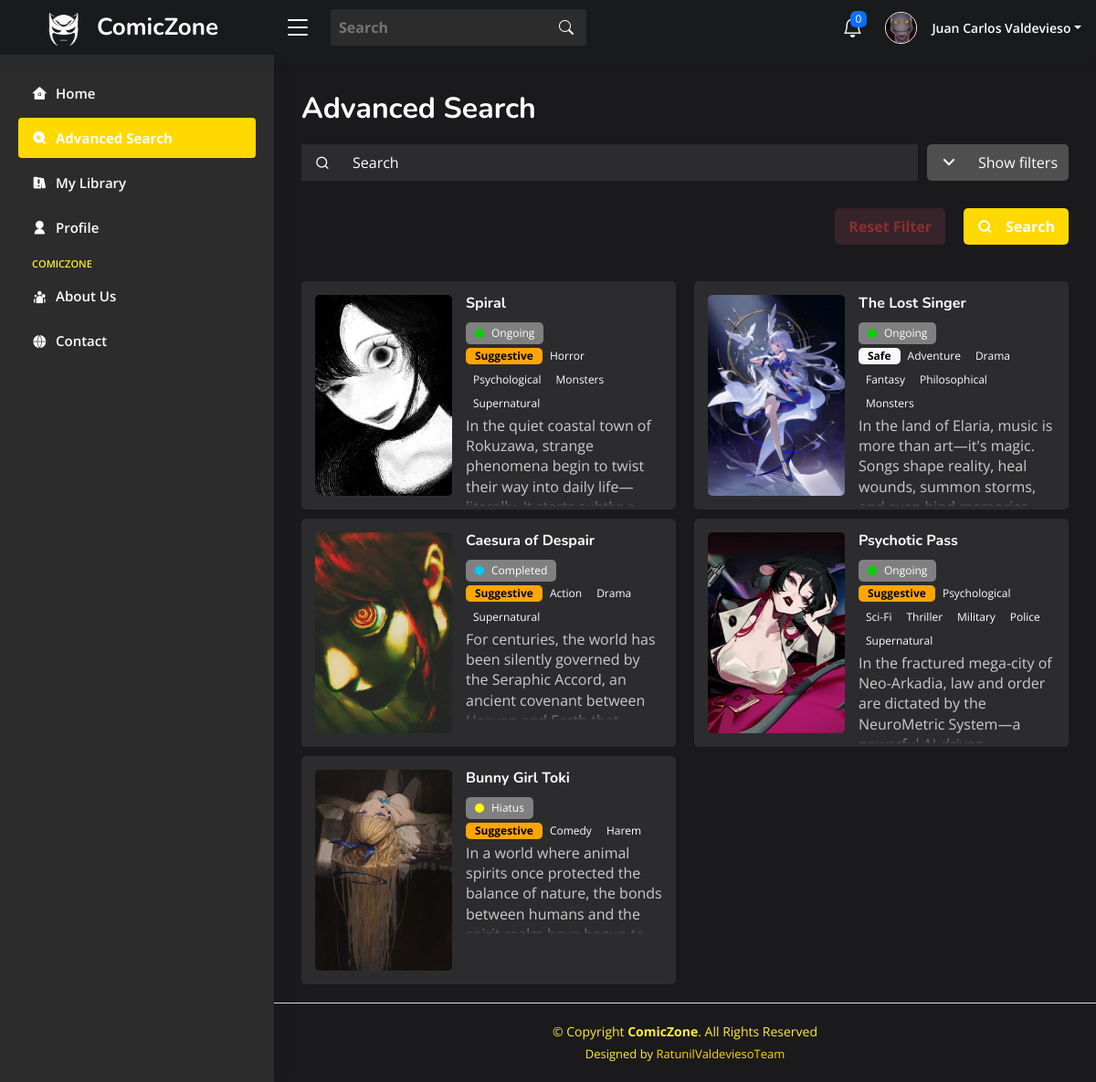
The app's page /view/users/userSearch.php (signed in) with its own data.
### tables this page shows
CREATE TABLE `comics` (
  `comicId` bigint(20) NOT NULL,
  `title` varchar(255) NOT NULL,
  `synopsis` text NOT NULL,
  `url` varchar(255) NOT NULL,
  `cover` varchar(255) NOT NULL,
  `publicationDate` date NOT NULL,
  `publicationStatus` varchar(50) NOT NULL,
  `contentRating` varchar(50) NOT NULL,
  `views` int(11) NOT NULL,
  `createdAt` timestamp NOT NULL DEFAULT current_timestamp(),
  `updatedAt` timestamp NOT NULL DEFAULT current_timestamp() ON UPDATE current_timestamp()
);

### view/users/userSearch.php (the view, shortened to what this page needs)
<?php
include("../users/includes/header.php");
include("../users/includes/topbar.php");
include("../users/includes/sidebar.php");
?>
<h2 class="search-title">Advanced Search</h2>
<div class="search-container">
    <div class="search-bar">
        <i class="ri-search-line search-icon"></i>
        <input type="text" id="search-input" placeholder="Search">
    </div>
    <button class="filter-btn" id="toggle-filters">
        <i class="ri-arrow-down-s-line filter-icon"></i>Show filters
    </button>
</div>
<div class="search-actions">
    <button class="reset-btn" onclick="resetFilters()">
        Reset Filter
    </button>
    <button class="search-btn" id="search-btn">
        <i class="ri-search-line search-icon"></i>Search
    </button>
</div>
<div class="manga-results">
    <?php
    include("../../dB/config.php");
    $query = "SELECT c.comicId, c.title, au.authorName, ar.artistName, c.synopsis, c.cover, c.url, c.publicationDate,
                     c.publicationStatus, c.contentRating,
                    GROUP_CONCAT(DISTINCT g.genre ORDER BY g.genre ASC) AS genres,
                    GROUP_CONCAT(DISTINCT t.theme ORDER BY t.theme ASC) AS themes
            FROM comics c
            LEFT JOIN comicgenre cg ON c.comicId = cg.comicId
            LEFT JOIN genres g ON cg.genreId = g.genreId
            LEFT JOIN comictheme ct ON c.comicId = ct.comicId
            LEFT JOIN themes t ON ct.themeId = t.themeId
            LEFT JOIN comicauthor cau ON c.comicId = cau.comicId
            LEFT JOIN authors au ON cau.authorId = au.authorId
            LEFT JOIN comicartist car ON c.comicId = car.comicId
            LEFT JOIN artists ar ON car.artistId = ar.artistId
            GROUP BY c.comicId
            ORDER BY c.comicId DESC
            LIMIT 5;";
    $result = mysqli_query($conn, $query);
    $count = 0;
    while ($row = mysqli_fetch_assoc($result)) {
        if ($count % 2 == 0) echo "<div class='manga-row'>";
        $status_color = match ($row['publicationStatus']) {
            'Ongoing' => '#04d000',
            'Hiatus' => 'yellow',
            'Completed' => '#00c9f5',
            'Cancelled' => 'red',
            default => 'gray'
        };
        $rating_color = match ($row['contentRating']) {
            'Safe' => '#f8f9fa',
            'Suggestive' => 'orange',
            'Erotica' => 'red',
            default => '#ccc'
        };
    ?>
    <div class="manga-card">
        <a href="<?= $row['url'] ?>" target="_blank" class="comic-link" data-comic-id="<?= $row['comicId'] ?>">
            <img src="../../assets/<?= $row['cover'] ?>" alt="Comic Cover" class="manga-cover">
        </a>
        <div class="manga-details">
            <a href="<?= $row['url'] ?>" target="_blank" class="comic-link" data-comic-id="<?= $row['comicId'] ?>">
                <h3><?= $row["title"] ?></h3>
            </a>
            <div class="status-box">
                <span class="status-circle" style="background-color: <?= $status_color ?>;"></span>
                <span class="status-text"><?= $row['publicationStatus'] ?></span>
            </div>
            <div class="info-row">
                <span class="rating-box" style="background-color: <?= $rating_color ?>;">
                    <?= $row['contentRating'] ?>
                </span>
                <?php
                if (!empty($row['genres'])) {
                    $genresArray = explode(',', $row['genres']);
                    foreach ($genresArray as $genre) {
                        echo "<span class='genre'>$genre</span>";
                    }
                }
                if (!empty($row['themes'])) {
                    $themesArray = explode(',', $row['themes']);
                    foreach ($themesArray as $theme) {
                        echo "<span class='theme'>$theme</span>";
                    }
                }
                ?>
            </div>
            <p class="synopsis"><?= $row['synopsis'] ?></p>
        </div>
    </div>
    <?php
        if ($count % 2 == 1) echo "</div>";
        $count++;
    }
    if ($count % 2 == 1) echo "</div>";
    ?>
</div>
<?php
include("../users/includes/footer.php");
?>

### assets/css/style.css (style rules this page uses)
:root { scroll-behavior: smooth; }
body { font-family: "Open Sans", sans-serif; background: #f6f9ff; color: #444444; }
a { color: #4154f1; text-decoration: none; }
h1, h2, h3, h4, h5, h6 { font-family: "Nunito", sans-serif; }

### view/users/userSearch.php (style rules this page uses)
.search-title { font-weight: bold; margin: 20px 0; }
.search-container { display: flex; align-items: center; justify-content: space-between; border-radius: 8px; width: 100%; }
.search-container .search-bar { position: relative; display: flex; align-items: center; flex-grow: 1; background-color: #2c2c2e; }
.search-container .search-bar .search-icon { padding: 0 15px; }
.search-container .search-bar input { flex-grow: 1; padding: 8px 30px 8px 10px; background: #1e1e20; border: none; color: white; border-radius: 5px; background-color: #2c2c2e; }
.search-container .search-bar input::placeholder { color: white; }
.search-container .filter-btn { text-decoration: none; border: none; margin-left: 10px; background-color: #4f4f4f; padding: 2px 12px; color: white; cursor: pointer; border-radius: 5px; display: flex; align-items: center; gap: 5px; }
.search-container .filter-icon { margin-right: 15px; color: #fff; font-size: 24px; padding: 0; }
.search-actions { display: flex; justify-content: flex-end; gap: 20px; margin-top: 30px; }
.search-actions .search-btn { padding: 8px 15px; border: none; border-radius: 5px; color: white; cursor: pointer; font-weight: bold; justify-content: space-between; }
.search-actions .search-btn { background-color: #ffd900; }
.search-actions .search-icon { margin-right: 15px; font-size: 16px; }
.search-actions .reset-btn { padding: 8px 15px; border: none; border-radius: 5px; color: white; cursor: pointer; font-weight: bold; justify-content: space-between; }
.search-actions .reset-btn { background-color:#532f38; color: #ff4040; }
.manga-results { display: flex; flex-wrap: wrap; flex-direction: column; justify-content: space-between; gap: 10px; margin-top: 40px; }
.manga-row { display: flex; justify-content: space-between; gap: 15px; }
.manga-card { flex: 1; max-width: calc(50% - 10px); display: flex; background: #2c2c2e; border-radius: 5px; padding: 15px; align-items: flex-start; height: 250px; }
.manga-cover { width: 150px; height: 220px; border-radius: 5px; object-fit: cover; }
.manga-details { margin-left: 15px; flex-grow: 1; }
.manga-details h3 { font-size: 16px; font-weight: bold; margin: 0; margin-bottom: 10px; color: #fff; }
.status-box { display: flex; align-items: center; background: gray; color: white; padding: 3px 10px; border-radius: 5px; width: fit-content; font-size: 12px; }
.status-circle { width: 10px; height: 10px; border-radius: 50%; display: inline-block; margin-right: 8px; }
.info-row { display: flex; flex-wrap: wrap; align-items: center; }
.rating-box { flex-shrink: 0; padding: 0 10px; color: black; border-radius: 5px; font-size: 12px; width: fit-content; font-weight: bold; white-space: nowrap; }
.genre, .theme { color: white; padding: 4px 8px; font-size: 12px; width: fit-content; white-space: nowrap; }
.synopsis { position: relative; height: 100px; overflow: hidden; line-height: 1.4; color: #ccc; }
.synopsis::after { content: ""; position: absolute; bottom: 0; left: 0; width: 100%; height: 10px; background: linear-gradient(transparent, #2c2c2e); }

### records on screen
comics: cover (picture), title "Spiral", publicationStatus "Ongoing", contentRating "Suggestive", genre "Horror", genre "Psychological", theme "Monsters", theme "Supernatural", synopsis "In the quiet coastal town of Rokuzawa, strange phenomena begin to twist their way into daily…"
comics: cover (picture), title "The Lost Singer", publicationStatus "Ongoing", contentRating "Safe", genre "Adventure", genre "Drama", genre "Fantasy", genre "Philosophical", theme "Monsters", synopsis "In the land of Elaria, music is more than art—it's magic. Songs shape reality, heal wounds, summon storms,…"
comics: cover (picture), title "Caesura of Despair", publicationStatus "Completed", contentRating "Suggestive", genre "Action", genre "Drama", theme "Supernatural", synopsis "For centuries, the world has been silently governed by the Seraphic Accord, an ancient covenant between…"
comics: cover (picture), title "Psychotic Pass", publicationStatus "Ongoing", contentRating "Suggestive", genre "Psychological", genre "Sci-Fi", genre "Thriller", theme "Military", theme "Police", theme "Supernatural", synopsis "In the fractured mega-city of Neo-Arkadia, law and order are dictated by the NeuroMetric System—a…"
comics: cover (picture), title "Bunny Girl Toki", publicationStatus "Hiatus", contentRating "Suggestive", genre "Comedy", theme "Harem", synopsis "In a world where animal spirits once protected the balance of nature, the bonds between humans and the…"

### other values on screen
$fullName "Juan Carlos Valdevieso"
